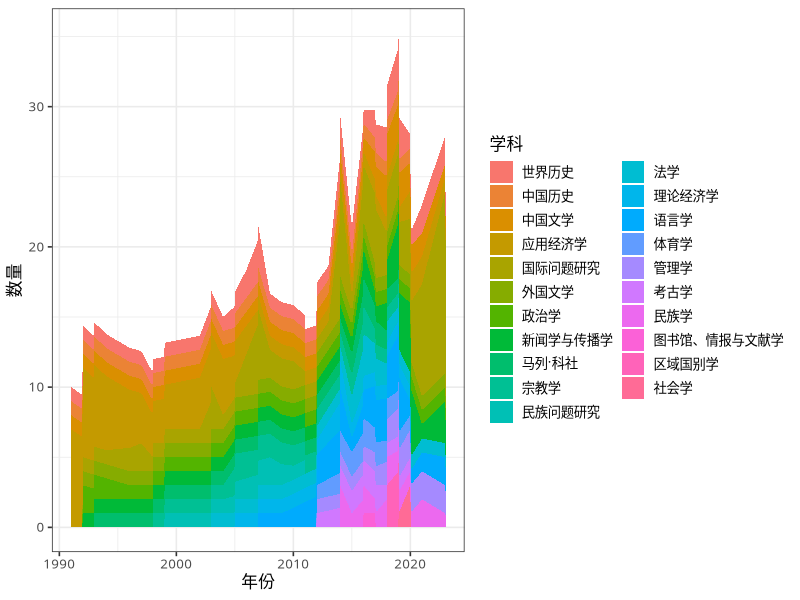
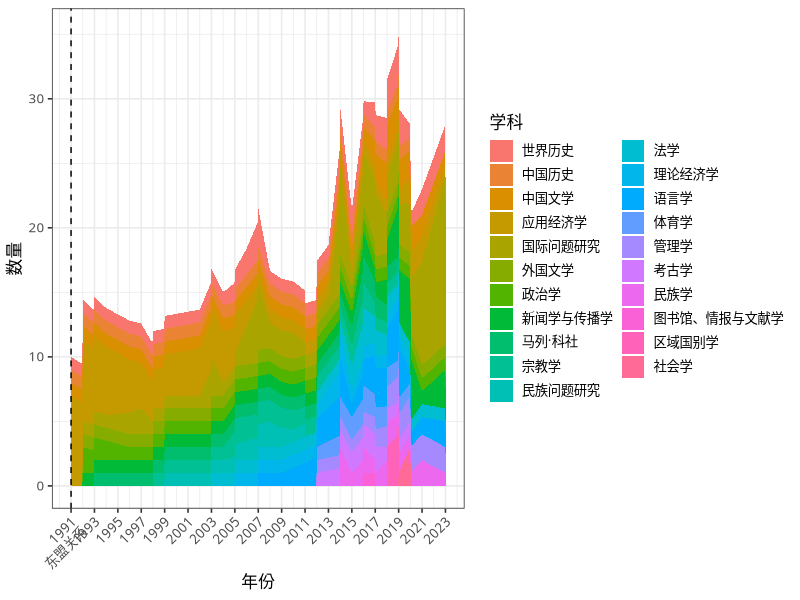

These charts were generated, in order, by the following R code:
# load cleaned data ####
library(tidyverse)
# setwd("d:/OneDrive - London School of Economics/Desktop/SocFund/Plot") # change to your working directory
clean <- read_csv("SEAASEAN_clean.csv")

# format date ####
clean <- clean |>
  filter(!is.na(protime) & !is.na(subtype)) |>
  mutate(
    protime = as.Date(protime),
    subtype = replace(subtype, subtype == "区域国别学和国际问题研究", "区域国别学"),
    subtype = replace(subtype, subtype == "理论经济", "理论经济学"),
    subtype = replace(subtype, subtype == "应用经济", "应用经济学")
  )

# count subtype by year ####
plotData <- clean |>
  mutate(year = year(protime)) |>
  group_by(year, subtype) |>
  count()

plotDataSummary <- plotData |>
  group_by(subtype) |>
  summarise(n = sum(n)) |>
  arrange(desc(n))

plotData <- plotData |>
  mutate(subtype = fct_relevel(subtype, plotDataSummary$subtype)) # reorder provloc by sum of n
  
# plain plot ####
plotData |>
  ggplot(aes(x = year, y = n, fill = subtype)) +
  geom_area() +
  theme_bw(base_family = "Microsoft YaHei", # change to another font if needed
           base_size = 12) +
  labs(x = "年份", y = "数量", fill = "学科")
# ggsave("output/disciplinePlot.pdf", width = 12, height = 5, device = cairo_pdf) # save as pdf

# plot with 1991 (东盟关系) ####
labelFunc <- function(x) {
  return(
    replace(x, x == 1991, "1991\n东盟关系")
  )
}
plotData |>
  ggplot(aes(x = year, y = n, fill = subtype)) +
  geom_area() + scale_x_continuous(breaks=seq(1991, 2023, 2), labels = labelFunc) +
  geom_vline(xintercept=1991, linetype = "dashed") +
  theme_bw(base_family = "Microsoft YaHei", # change to another font if needed
           base_size = 12) +
  theme(axis.text.x = element_text(angle = 45, vjust = 1, hjust= 1))+
  labs(x = "年份", y = "数量", fill = "学科")
#ggsave("output/disciplinePlot1991.pdf", width = 12, height = 5, device = cairo_pdf) # save as pdf
